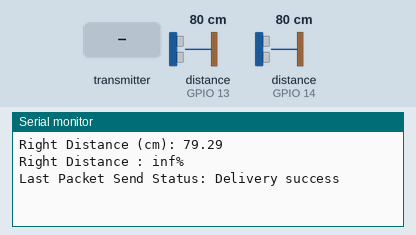
Simulated run of this sketch. Board: ESP8266 (NodeMCU). On the bench: the last lines printed to the serial monitor. Wiring (inferred from the names in the program): 2 × ultrasonic range finder: trigger GPIO 2, echo GPIO 13 / trigger GPIO 12, echo GPIO 14. Inputs (shaded band) come from the test bench; at power-on: distance to the obstacle (sensors on GPIO 13, GPIO 14) 80 cm. The echo pulse lasts 58.3 µs per cm.

Above: at 1.2 s.
1.3 s: the transmitter starts sending id = 0
At 1.61 s:
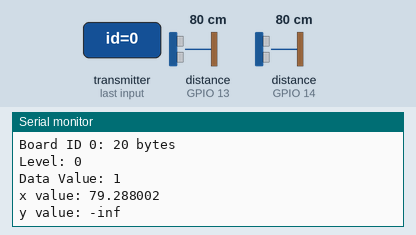
2.8 s: the transmitter starts sending y = 0
At 3.61 s:
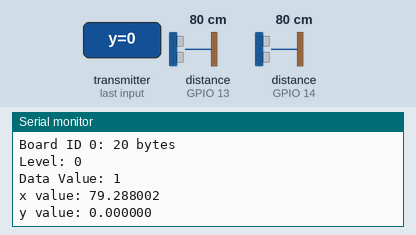
4.5 s: the transmitter starts sending setPoint = 256
10.5 s: distance to the obstacle (sensor on GPIO 13) set to 2 cm
12.0 s: distance to the obstacle (sensor on GPIO 14) set to 2 cm
At 12.32 s:
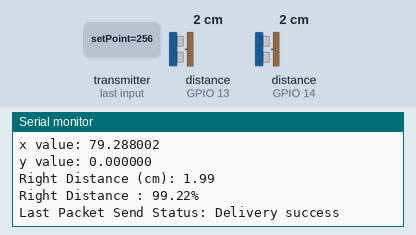

The sketch:

Pump_Sensor.ino
```cpp
#include <ESP8266WiFi.h>
#include <espnow.h>

// REPLACE WITH RECEIVER MAC Address
//Send to Controller Board
uint8_t broadcastAddress[] = {0x84, 0xF3, 0xEB, 0x1E, 0x6D, 0x83};

const int RightTrigPin = 2;
const int RightEchoPin = 13;

const int LeftTrigPin = 12;
const int LeftEchoPin = 14;


// Set your Board ID (ESP32 Sender #1 = BOARD_ID 1, ESP32 Sender #2 = BOARD_ID 2, etc)
#define BOARD_ID 1

//define sound velocity in cm/uS
#define SOUND_VELOCITY 0.034
#define pauseTime 3000


// Structure example to send data
// Must match the receiver structure
typedef struct struct_message {
  int id;
  int Data;
  float x;
  float y;
  int setPoint;
} struct_message;


// Create a struct_message called test to store variables to be sent
struct_message myData;
// Create a structure to hold the readings from each board
struct_message board1;

// Create an array with all the structures
struct_message boardsStruct[1] = {board1};

unsigned long lastTime = 0;
unsigned long timerDelay = 2000;


long rightDuration;
long leftDuration;
float rightDistanceCm;
float rightDistancePercentage;
float leftDistanceCm;
float leftDistancePercentage;

int storageCapacity = 0; //Unit is CM


// Callback when data is sent
void OnDataSent(uint8_t *mac_addr, uint8_t sendStatus) {
  Serial.print("\r\nLast Packet Send Status: ");
  if (sendStatus == 0) {
    Serial.println("Delivery success");
  }
  else {
    Serial.println("Delivery fail");
  }
}

// Callback function that will be executed when data is received
void OnDataRecv(uint8_t * mac_addr, uint8_t *incomingData, uint8_t len) {
  char macStr[18];
  Serial.print("Packet received from: ");
  snprintf(macStr, sizeof(macStr), "%02x:%02x:%02x:%02x:%02x:%02x",
           mac_addr[0], mac_addr[1], mac_addr[2], mac_addr[3], mac_addr[4], mac_addr[5]);
  Serial.println(macStr);
  memcpy(&myData, incomingData, sizeof(myData));
  Serial.printf("Board ID %u: %u bytes\n", myData.id, len);
  // Update the structures with the new incoming data
  boardsStruct[myData.id - 1].Data = myData.Data;
  boardsStruct[myData.id - 1].x = myData.x;
  boardsStruct[myData.id - 1].y = myData.y;
  boardsStruct[myData.id - 1].setPoint = myData.setPoint;
  storageCapacity = boardsStruct[myData.id - 1].setPoint;
  Serial.printf("Level: %d \n", boardsStruct[myData.id - 1].setPoint);
  Serial.printf("Data Value: %d \n", boardsStruct[myData.id - 1].Data);
  Serial.printf("x value: %f \n", boardsStruct[myData.id - 1].x);
  Serial.printf("y value: %f \n", boardsStruct[myData.id - 1].y);


//  delay(2000);
  // set cursor to first column, first row
}

void setup() {
  Serial.begin(115200);
  pinMode(RightTrigPin, OUTPUT); // Sets the trigPin as an Output
  pinMode(RightEchoPin, INPUT); // Sets the echoPin as an Input
  pinMode(LeftTrigPin, OUTPUT); // Sets the trigPin as an Output
  pinMode(LeftEchoPin, INPUT); // Sets the echoPin as an Input


  // Set device as a Wi - Fi Station
  WiFi.mode(WIFI_STA);
  WiFi.disconnect();

  // Init ESP-NOW
  if (esp_now_init() != 0) {
    Serial.println("Error initializing ESP-NOW");
    return;
  }
  // Set ESP-NOW role
  esp_now_set_self_role(ESP_NOW_ROLE_COMBO);

  // Once ESPNow is successfully init, we will register for Send CB to
  // get the status of Trasnmitted packet
  esp_now_register_send_cb(OnDataSent);

  // Register peer
  esp_now_add_peer(broadcastAddress, ESP_NOW_ROLE_COMBO, 1, NULL, 0);
  esp_now_register_recv_cb(OnDataRecv);


}

void loop() {
  checkRightSensor();
  //  delay(pauseTime);
  checkLeftSensor();
}

void checkRightSensor() {

  //  if ((millis() - lastTime) > timerDelay) {
  digitalWrite(RightTrigPin, LOW);
  delayMicroseconds(2);
  digitalWrite(RightTrigPin, HIGH);
  delayMicroseconds(10);
  digitalWrite(RightTrigPin, LOW);
  rightDuration = pulseIn(RightEchoPin, HIGH);
  rightDistanceCm = rightDuration * SOUND_VELOCITY / 2;
  rightDistancePercentage = 100 - ((rightDistanceCm / storageCapacity) * 100);
  Serial.print("Right Distance (cm): ");
  Serial.println(rightDistanceCm);
  Serial.print("Right Distance : ");
  Serial.print(rightDistancePercentage);
  Serial.println("%");

  myData.id = BOARD_ID;
  myData.Data = 1;
  myData.x = rightDistanceCm;
  myData.y = rightDistancePercentage;

  // Send message via ESP-NOW
  esp_now_send(0, (uint8_t *) &myData, sizeof(myData));
  //    lastTime = millis();
  //  }

  delay(pauseTime);
}

void checkLeftSensor() {

  //  if ((millis() - lastTime) > timerDelay) {
  digitalWrite(LeftTrigPin, LOW);
  delayMicroseconds(2);
  digitalWrite(LeftTrigPin, HIGH);
  delayMicroseconds(10);
  digitalWrite(LeftTrigPin, LOW);
  leftDuration = pulseIn(LeftEchoPin, HIGH);
  leftDistanceCm = leftDuration * SOUND_VELOCITY / 2;
  leftDistancePercentage = 100 - ((leftDistanceCm / storageCapacity) * 100);
  Serial.print("Left Distance (cm): ");
  Serial.println(leftDistanceCm);
  Serial.print("Left Distance : ");
  Serial.print(leftDistancePercentage);
  Serial.println("%");
  // Set values to send
  myData.id = BOARD_ID;
  myData.Data = 2;
  myData.x = leftDistanceCm;
  myData.y = leftDistancePercentage;

  // Send message via ESP-NOW
  esp_now_send(0, (uint8_t *) &myData, sizeof(myData));
  //    lastTime = millis();
  //  }

  delay(pauseTime);
}
```

Measured:
- after the input at 1.3 s, the serial monitor: prints a new line at once (image 1)
- after the input at 2.8 s, the serial monitor: prints a new line at once (image 2)
